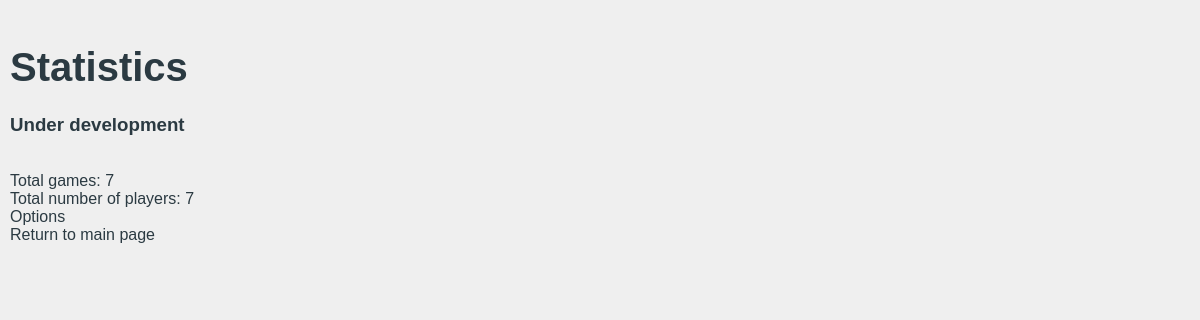
/stats, run on an earlier commit of the app's database.
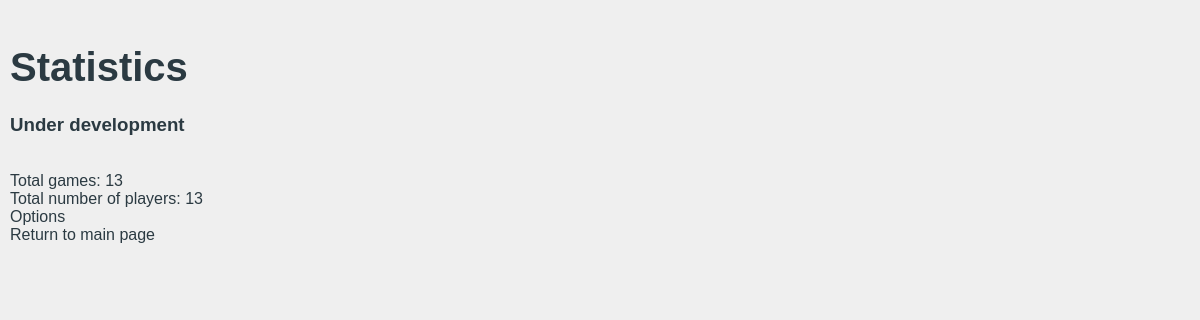
And on a later commit of the database.
### neverever/models.py (models this page shows, shortened)
class GlobalCounter(models.Model):
    total_sessions = models.IntegerField()
    total_players = models.IntegerField()

### neverever/views.py (the view)
# urls.py: url(r'stats/?$', views.stats, name='stats'),
def stats(request):
    gc = GlobalCounter.objects.all()[0]
    context_dict = {'globalCounter' : gc}
    return render(request, 'neverever/stats.html', context_dict)

### templates/neverever/stats.html (shortened to what this page needs)
{% extends 'neverever/baseTemplate.html' %}
{% load staticfiles %}
{% block body_block %}
    <h1>Statistics</h1>
    <h3>Under development</h3>
    {% if globalCounter %}
        <br />Total games: {{ globalCounter.total_sessions }}
        <br />Total number of players: {{ globalCounter.total_players }}
    {% endif %}
    <br><a href=" {% url 'stats_options' %}">Options</a>
    <br><a href="{%  url 'index' %}">Return to main page</a>
{% endblock %}

### templates/neverever/baseTemplate.html (shortened to what this page needs)
<!DOCTYPE html>
{% load static %}
<html>
    <head lang="en">
        <link rel="stylesheet" href="{% static "css/base.css" %}" />
    </head>
    <body>
        {% block body_block %}{% endblock %}
    </body>
</html>

### static/css/base.css (style rules this page uses)
body { font: 100% Helvetica, sans-serif; background: #EFEFEF; color: #2B3A42; padding: 10px; margin: 0px; }
h1 { font-size: 2.5em; padding-top: 10px; line-height: 1em; }
a:link, a:active, a:focus { color: #2B3A42; text-decoration: none; }

What changed in the data, as far as the page shows it:
changed GlobalCounter: total_sessions "7" → "13"; total_players "7" → "13"
